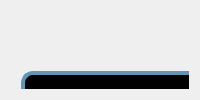
         <widget class="QWidget" name="page_eth">
          <layout class="QGridLayout" name="gridLayout_4">
           <item row="0" column="0">
            <widget class="QWidget" name="widget_8" native="true">
             <widget class="QPushButton" name="btn_sorat_9">
              <property name="geometry">
               <rect>
                <x>10</x>
                <y>60</y>
                <width>331</width>
                <height>101</height>
               </rect>
              </property>
              <property name="minimumSize">
               <size>
                <width>0</width>
                <height>101</height>
               </size>
              </property>
              <property name="maximumSize">
               <size>
                <width>371</width>
                <height>101</height>
               </size>
              </property>
              <property name="font">
               <font>
                <pointsize>15</pointsize>
                <weight>50</weight>
                <italic>false</italic>
                <bold>false</bold>
               </font>
              </property>
              <property name="styleSheet">
               <string notr="true"> background-color: #000; color: #fff; padding: 0px;
border-radius: 12px;
border-style: solid;
border-color: #6096B4;
border-width: 4px 4px 4px 4px;</string>
              </property>
              <property name="text">
               <string>جمله مشترک</string>
              </property>
             </widget>
             <widget class="QPushButton" name="btn_sorat_10">
              <property name="geometry">
               <rect>
                <x>380</x>
                <y>60</y>
                <width>331</width>
                <height>101</height>
               </rect>
              </property>
              <property name="minimumSize">
               <size>
                <width>0</width>
                <height>101</height>
               </size>
              </property>
              <property name="maximumSize">
               <size>
                <width>365</width>
                <height>101</height>
               </size>
              </property>
              <property name="font">
               <font>
                <pointsize>15</pointsize>
                <weight>50</weight>
                <italic>false</italic>
                <bold>false</bold>
               </font>
              </property>
              <property name="styleSheet">
               <string notr="true"> background-color: #000; color: #fff; padding: 0px;
border-radius: 12px;
border-style: solid;
border-color: #6096B4;
border-width: 4px 4px 4px 4px;</string>
              </property>
              <property name="text">
               <string>مزدوج/مربع</string>
              </property>
             </widget>
             <widget class="QPushButton" name="pushButton_11">
              <property name="geometry">
               <rect>
                <x>0</x>
                <y>0</y>
                <width>51</width>
                <height>51</height>
               </rect>
              </property>
              <property name="cursor">
               <cursorShape>PointingHandCursor</cursorShape>
              </property>
              <property name="styleSheet">
               <string notr="true">border:none;
color:rgb(255, 255, 255)</string>
              </property>
              <property name="text">
               <string/>
              </property>
              <property name="icon">
               <iconset>
                <normaloff>:/Downloads/icons8-back-48.png</normaloff>:/Downloads/icons8-back-48.png</iconset>
              </property>
              <property name="iconSize">
               <size>
                <width>30</width>
                <height>30</height>
               </size>
              </property>
             </widget>
            </widget>
           </item>
          </layout>
         </widget>
